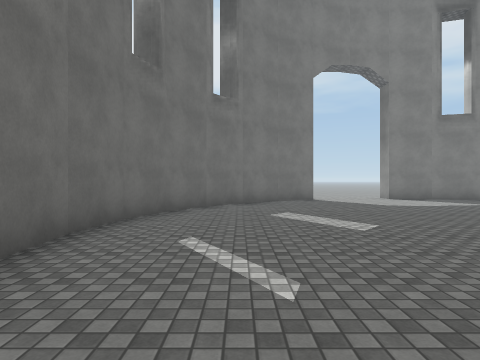
view 1 (above)

15 first-person views from a walk through a Unity game level. The camera is 1.4 m above the floor, looks level and sees 75° across. The floor is counted in squares, 2 m on a side. Each view is taken from the middle of a square. On the plan, view 1 faces up. The plan holds only what a view shows up to about 10 squares ahead; the rest is blank. The place goes on beyond the plan. The player is left out. Surface patterns are stand-ins for the level's own textures.

view 2
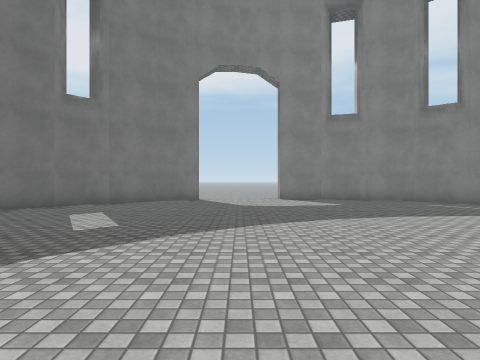

view 3
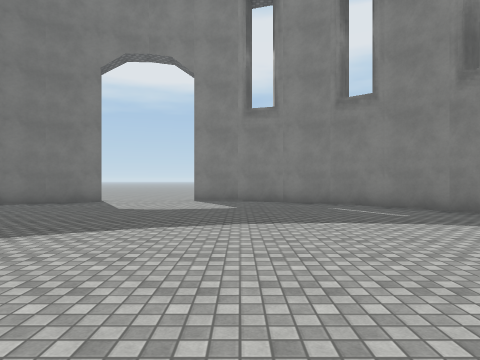

view 4
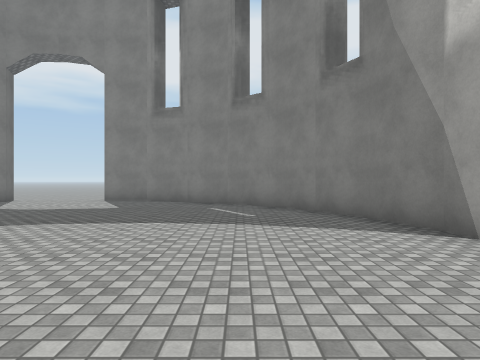

view 5
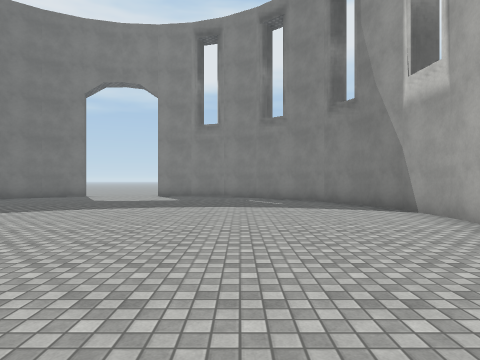

view 6
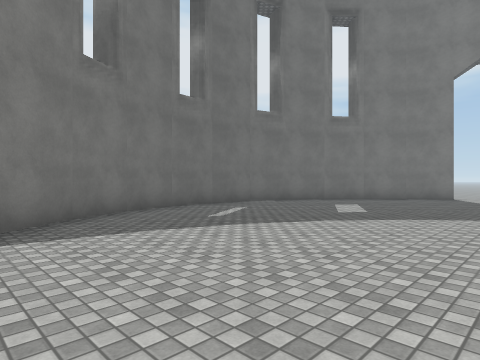

view 7
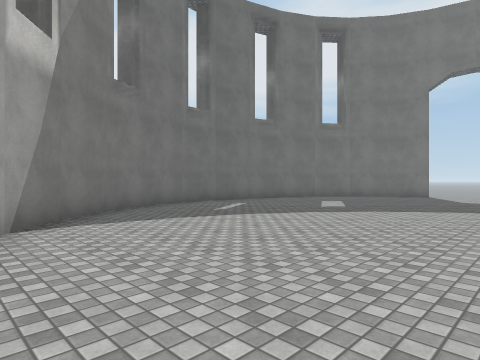

view 8
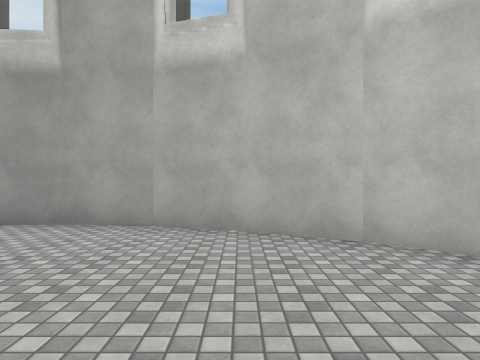

view 9
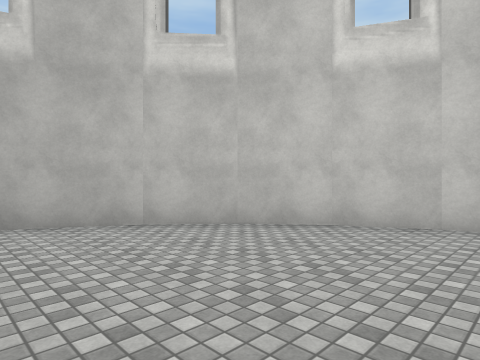

view 10
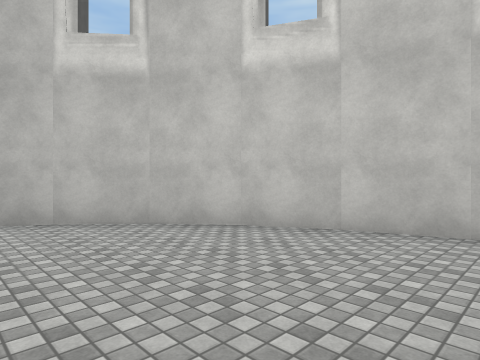

view 11
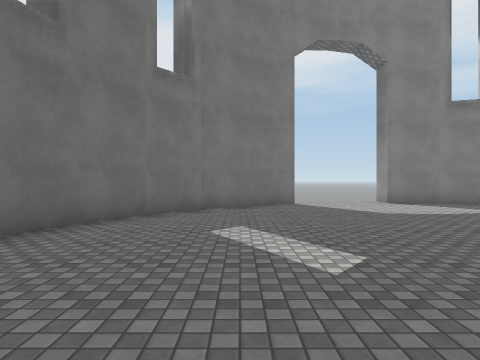

view 12
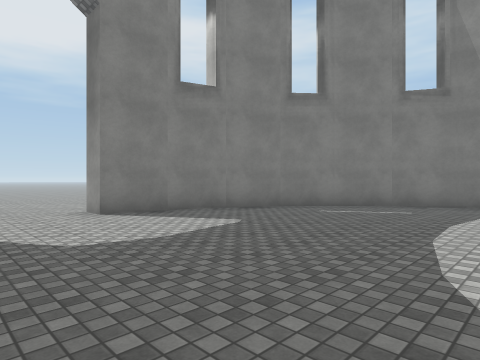

view 13
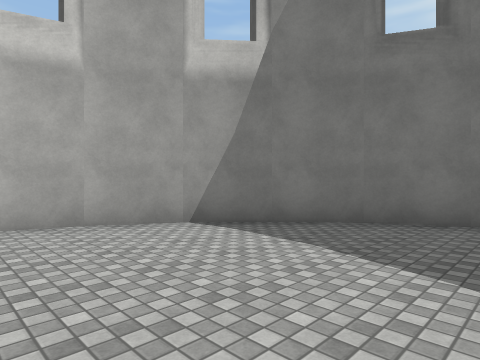

view 14
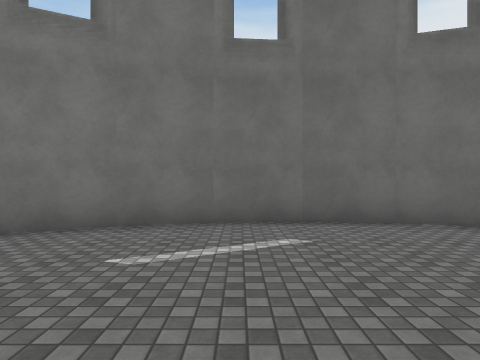

view 15
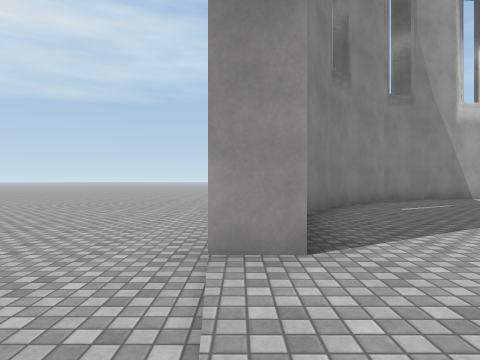

### Floor plan
Key: @ floor where view 1 was taken; # wall or solid block; . main floor; - floor 0.25 m lower than the main floor; / step, stairs or slope.
Columns run from 3 left of view 1 to 13 right of it. Each row starts with its distance up from view 1.
 19                --
 18              ----
 17             -----
 16         -- ------
 15        ----------
 14        ----------
 13        ----------
 12       ///##
 11     ##....####
 10    ##........##
  9   ##..........##
  8  ##............#
  7  #.............##
  6  #..............#
  5 ##..............#
  4 #...............#
  3 #...............#
  2 ##..............#
  1  #..............#
  0  ##@...........##
 -1   #...........##
 -2   ##.........##
 -3    ###.....###
 -4      ##   ##

Positions as (right, up) in squares from view 1, and headings:
1: (0, 0), facing up
2: (4, 0), facing up
3: (7, 1), facing up
4: (10, 1), facing up
5: (9, -2), facing up
6: (5, -2), facing up-left
7: (6, -3), facing up-left
8: (8, 1), facing right
9: (7, 2), facing down-right
10: (6, 1), facing down-right
11: (1, 2), facing up
12: (3, 5), facing up-right
13: (4, 2), facing down-left
14: (3, 3), facing left
15: (3, 12), facing right
